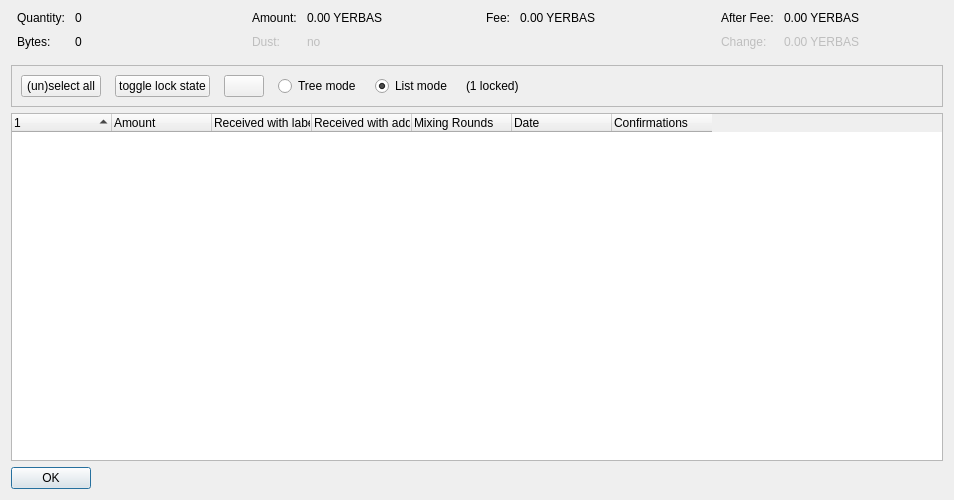
<?xml version="1.0" encoding="UTF-8"?>
<ui version="4.0">
 <class>CoinControlDialog</class>
 <widget class="QDialog" name="CoinControlDialog">
  <property name="geometry">
   <rect>
    <x>0</x>
    <y>0</y>
    <width>954</width>
    <height>500</height>
   </rect>
  </property>
  <property name="windowTitle">
   <string>Coin Selection</string>
  </property>
  <layout class="QVBoxLayout" name="verticalLayout">
   <item>
    <layout class="QHBoxLayout" name="horizontalLayoutTop" stretch="0,0,0,0">
     <property name="topMargin">
      <number>0</number>
     </property>
     <property name="bottomMargin">
      <number>10</number>
     </property>
     <item>
      <layout class="QFormLayout" name="formLayoutCoinControl1">
       <property name="horizontalSpacing">
        <number>10</number>
       </property>
       <property name="verticalSpacing">
        <number>10</number>
       </property>
       <property name="leftMargin">
        <number>6</number>
       </property>
       <property name="rightMargin">
        <number>6</number>
       </property>
       <item row="0" column="0">
        <widget class="QLabel" name="labelCoinControlQuantityText">
         <property name="text">
          <string>Quantity:</string>
         </property>
        </widget>
       </item>
       <item row="0" column="1">
        <widget class="QLabel" name="labelCoinControlQuantity">
         <property name="cursor">
          <cursorShape>IBeamCursor</cursorShape>
         </property>
         <property name="contextMenuPolicy">
          <enum>Qt::ActionsContextMenu</enum>
         </property>
         <property name="text">
          <string notr="true">0</string>
         </property>
         <property name="textInteractionFlags">
          <set>Qt::LinksAccessibleByMouse|Qt::TextSelectableByKeyboard|Qt::TextSelectableByMouse</set>
         </property>
        </widget>
       </item>
       <item row="1" column="0">
        <widget class="QLabel" name="labelCoinControlBytesText">
         <property name="text">
          <string>Bytes:</string>
         </property>
        </widget>
       </item>
       <item row="1" column="1">
        <widget class="QLabel" name="labelCoinControlBytes">
         <property name="cursor">
          <cursorShape>IBeamCursor</cursorShape>
         </property>
         <property name="contextMenuPolicy">
          <enum>Qt::ActionsContextMenu</enum>
         </property>
         <property name="text">
          <string notr="true">0</string>
         </property>
         <property name="textInteractionFlags">
          <set>Qt::LinksAccessibleByMouse|Qt::TextSelectableByKeyboard|Qt::TextSelectableByMouse</set>
         </property>
        </widget>
       </item>
      </layout>
     </item>
     <item>
      <layout class="QFormLayout" name="formLayoutCoinControl2">
       <property name="horizontalSpacing">
        <number>10</number>
       </property>
       <property name="verticalSpacing">
        <number>10</number>
       </property>
       <property name="leftMargin">
        <number>6</number>
       </property>
       <property name="rightMargin">
        <number>6</number>
       </property>
       <item row="0" column="0">
        <widget class="QLabel" name="labelCoinControlAmountText">
         <property name="text">
          <string>Amount:</string>
         </property>
        </widget>
       </item>
       <item row="0" column="1">
        <widget class="QLabel" name="labelCoinControlAmount">
         <property name="cursor">
          <cursorShape>IBeamCursor</cursorShape>
         </property>
         <property name="contextMenuPolicy">
          <enum>Qt::ActionsContextMenu</enum>
         </property>
         <property name="text">
          <string notr="true">0.00 YERBAS</string>
         </property>
         <property name="textInteractionFlags">
          <set>Qt::LinksAccessibleByMouse|Qt::TextSelectableByKeyboard|Qt::TextSelectableByMouse</set>
         </property>
        </widget>
       </item>
       <item row="1" column="0">
        <widget class="QLabel" name="labelCoinControlLowOutputText">
         <property name="enabled">
          <bool>false</bool>
         </property>
         <property name="text">
          <string>Dust:</string>
         </property>
        </widget>
       </item>
       <item row="1" column="1">
        <widget class="QLabel" name="labelCoinControlLowOutput">
         <property name="enabled">
          <bool>false</bool>
         </property>
         <property name="cursor">
          <cursorShape>IBeamCursor</cursorShape>
         </property>
         <property name="contextMenuPolicy">
          <enum>Qt::ActionsContextMenu</enum>
         </property>
         <property name="text">
          <string notr="true">no</string>
         </property>
         <property name="textInteractionFlags">
          <set>Qt::LinksAccessibleByMouse|Qt::TextSelectableByKeyboard|Qt::TextSelectableByMouse</set>
         </property>
        </widget>
       </item>
      </layout>
     </item>
     <item>
      <layout class="QFormLayout" name="formLayoutCoinControl3">
       <property name="horizontalSpacing">
        <number>10</number>
       </property>
       <property name="verticalSpacing">
        <number>10</number>
       </property>
       <property name="leftMargin">
        <number>6</number>
       </property>
       <property name="rightMargin">
        <number>6</number>
       </property>
       <item row="0" column="0">
        <widget class="QLabel" name="labelCoinControlFeeText">
         <property name="text">
          <string>Fee:</string>
         </property>
        </widget>
       </item>
       <item row="0" column="1">
        <widget class="QLabel" name="labelCoinControlFee">
         <property name="cursor">
          <cursorShape>IBeamCursor</cursorShape>
         </property>
         <property name="contextMenuPolicy">
          <enum>Qt::ActionsContextMenu</enum>
         </property>
         <property name="text">
          <string notr="true">0.00 YERBAS</string>
         </property>
         <property name="textInteractionFlags">
          <set>Qt::LinksAccessibleByMouse|Qt::TextSelectableByKeyboard|Qt::TextSelectableByMouse</set>
         </property>
        </widget>
       </item>
      </layout>
     </item>
     <item>
      <layout class="QFormLayout" name="formLayoutCoinControl4">
       <property name="horizontalSpacing">
        <number>10</number>
       </property>
       <property name="verticalSpacing">
        <number>10</number>
       </property>
       <property name="leftMargin">
        <number>6</number>
       </property>
       <property name="rightMargin">
        <number>6</number>
       </property>
       <item row="0" column="0">
        <widget class="QLabel" name="labelCoinControlAfterFeeText">
         <property name="text">
          <string>After Fee:</string>
         </property>
        </widget>
       </item>
       <item row="0" column="1">
        <widget class="QLabel" name="labelCoinControlAfterFee">
         <property name="cursor">
          <cursorShape>IBeamCursor</cursorShape>
         </property>
         <property name="contextMenuPolicy">
          <enum>Qt::ActionsContextMenu</enum>
         </property>
         <property name="text">
          <string notr="true">0.00 YERBAS</string>
         </property>
         <property name="textInteractionFlags">
          <set>Qt::LinksAccessibleByMouse|Qt::TextSelectableByKeyboard|Qt::TextSelectableByMouse</set>
         </property>
        </widget>
       </item>
       <item row="1" column="0">
        <widget class="QLabel" name="labelCoinControlChangeText">
         <property name="enabled">
          <bool>false</bool>
         </property>
         <property name="text">
          <string>Change:</string>
         </property>
        </widget>
       </item>
       <item row="1" column="1">
        <widget class="QLabel" name="labelCoinControlChange">
         <property name="enabled">
          <bool>false</bool>
         </property>
         <property name="cursor">
          <cursorShape>IBeamCursor</cursorShape>
         </property>
         <property name="contextMenuPolicy">
          <enum>Qt::ActionsContextMenu</enum>
         </property>
         <property name="text">
          <string notr="true">0.00 YERBAS</string>
         </property>
         <property name="textInteractionFlags">
          <set>Qt::LinksAccessibleByMouse|Qt::TextSelectableByKeyboard|Qt::TextSelectableByMouse</set>
         </property>
        </widget>
       </item>
      </layout>
     </item>
    </layout>
   </item>
   <item>
    <widget class="QFrame" name="frame">
     <property name="minimumSize">
      <size>
       <width>0</width>
       <height>40</height>
      </size>
     </property>
     <property name="frameShape">
      <enum>QFrame::StyledPanel</enum>
     </property>
     <property name="frameShadow">
      <enum>QFrame::Sunken</enum>
     </property>
     <layout class="QHBoxLayout" name="horizontalLayout">
      <item>
       <layout class="QHBoxLayout" name="horizontalLayoutPanel" stretch="0,0,0,0,0,0,0">
        <property name="spacing">
         <number>14</number>
        </property>
        <item>
         <widget class="QPushButton" name="pushButtonSelectAll">
          <property name="sizePolicy">
           <sizepolicy hsizetype="Maximum" vsizetype="Fixed">
            <horstretch>0</horstretch>
            <verstretch>0</verstretch>
           </sizepolicy>
          </property>
          <property name="text">
           <string>(un)select all</string>
          </property>
          <property name="autoDefault">
           <bool>false</bool>
          </property>
         </widget>
        </item>
        <item>
         <widget class="QPushButton" name="pushButtonToggleLock">
          <property name="sizePolicy">
           <sizepolicy hsizetype="Maximum" vsizetype="Fixed">
            <horstretch>0</horstretch>
            <verstretch>0</verstretch>
           </sizepolicy>
          </property>
          <property name="text">
           <string>toggle lock state</string>
          </property>
          <property name="autoDefault">
           <bool>false</bool>
          </property>
         </widget>
        </item>
        <item>
         <widget class="QPushButton" name="hideButton">
          <property name="sizePolicy">
           <sizepolicy hsizetype="Maximum" vsizetype="Fixed">
            <horstretch>0</horstretch>
            <verstretch>0</verstretch>
           </sizepolicy>
          </property>
          <property name="text">
           <string/>
          </property>
          <property name="autoDefault">
           <bool>false</bool>
          </property>
         </widget>
        </item>
        <item>
         <widget class="QRadioButton" name="radioTreeMode">
          <property name="sizePolicy">
           <sizepolicy hsizetype="Maximum" vsizetype="Fixed">
            <horstretch>0</horstretch>
            <verstretch>0</verstretch>
           </sizepolicy>
          </property>
          <property name="text">
           <string>Tree mode</string>
          </property>
         </widget>
        </item>
        <item>
         <widget class="QRadioButton" name="radioListMode">
          <property name="sizePolicy">
           <sizepolicy hsizetype="Maximum" vsizetype="Fixed">
            <horstretch>0</horstretch>
            <verstretch>0</verstretch>
           </sizepolicy>
          </property>
          <property name="text">
           <string>List mode</string>
          </property>
          <property name="checked">
           <bool>true</bool>
          </property>
         </widget>
        </item>
        <item>
         <widget class="QLabel" name="labelLocked">
          <property name="text">
           <string>(1 locked)</string>
          </property>
         </widget>
        </item>
        <item>
         <spacer name="horizontalSpacer">
          <property name="orientation">
           <enum>Qt::Horizontal</enum>
          </property>
          <property name="sizeHint" stdset="0">
           <size>
            <width>40</width>
            <height>20</height>
           </size>
          </property>
         </spacer>
        </item>
       </layout>
      </item>
     </layout>
    </widget>
   </item>
   <item>
    <widget class="CoinControlTreeWidget" name="treeWidget">
     <property name="contextMenuPolicy">
      <enum>Qt::CustomContextMenu</enum>
     </property>
     <property name="sortingEnabled">
      <bool>false</bool>
     </property>
     <property name="columnCount">
      <number>7</number>
     </property>
     <attribute name="headerShowSortIndicator" stdset="0">
      <bool>true</bool>
     </attribute>
     <attribute name="headerStretchLastSection">
      <bool>false</bool>
     </attribute>
     <column>
      <property name="text">
       <string/>
      </property>
     </column>
     <column>
      <property name="text">
       <string>Amount</string>
      </property>
     </column>
     <column>
      <property name="text">
       <string>Received with label</string>
      </property>
     </column>
     <column>
      <property name="text">
       <string>Received with address</string>
      </property>
     </column>
     <column>
      <property name="text">
       <string>Mixing Rounds</string>
      </property>
     </column>
     <column>
      <property name="text">
       <string>Date</string>
      </property>
     </column>
     <column>
      <property name="text">
       <string>Confirmations</string>
      </property>
      <property name="toolTip">
       <string>Confirmed</string>
      </property>
     </column>
    </widget>
   </item>
   <item>
    <widget class="QDialogButtonBox" name="buttonBox">
     <property name="sizePolicy">
      <sizepolicy hsizetype="Maximum" vsizetype="Fixed">
       <horstretch>0</horstretch>
       <verstretch>0</verstretch>
      </sizepolicy>
     </property>
     <property name="orientation">
      <enum>Qt::Horizontal</enum>
     </property>
     <property name="standardButtons">
      <set>QDialogButtonBox::Ok</set>
     </property>
    </widget>
   </item>
  </layout>
 </widget>
 <customwidgets>
  <customwidget>
   <class>CoinControlTreeWidget</class>
   <extends>QTreeWidget</extends>
   <header>qt/coincontroltreewidget.h</header>
  </customwidget>
 </customwidgets>
 <resources/>
 <connections/>
</ui>
